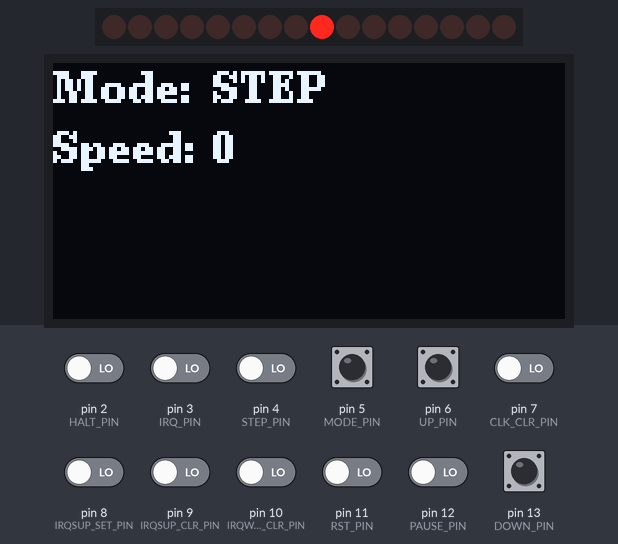
Bench run of a sketch on a simulated Arduino Uno, built with avr-gcc and run on an emulated ATmega328P. Parts: 16 shift-register outputs drawn as a row of LEDs (first output left, lit = HIGH), 128×64 one-colour display. Wiring (inferred from the names in the program): 2 × shift register (74HC595): data A2; shift clock A1; latch A0. Wiring (inferred from the signals the program sends): row of LEDs: on Q0, Q1, Q2, Q3, Q4, Q5, Q6, Q7, Q8, Q9, Q10, Q11, Q12, Q13, Q14, Q15. The inputs (shaded band) are chosen by the test bench; at power-on: pin 2 (HALT_PIN), pin 3 (IRQ_PIN), pin 4 (STEP_PIN), pin 5 (MODE_PIN), pin 6 (UP_PIN), pin 7 (CLK_CLR_PIN), pin 8 (IRQSUP_SET_PIN), pin 9 (IRQSUP_CLR_PIN), pin 10 (IRQWAIT_CLR_PIN), pin 11 (RST_PIN), pin 12 (PAUSE_PIN), pin 13 (DOWN_PIN) LOW. What the sketch prints to the serial monitor is not drawn.

Above: at 2.9 s.
3.0 s: pin 5 (MODE_PIN) pulled HIGH for 0.15 s
At 4.8 s:
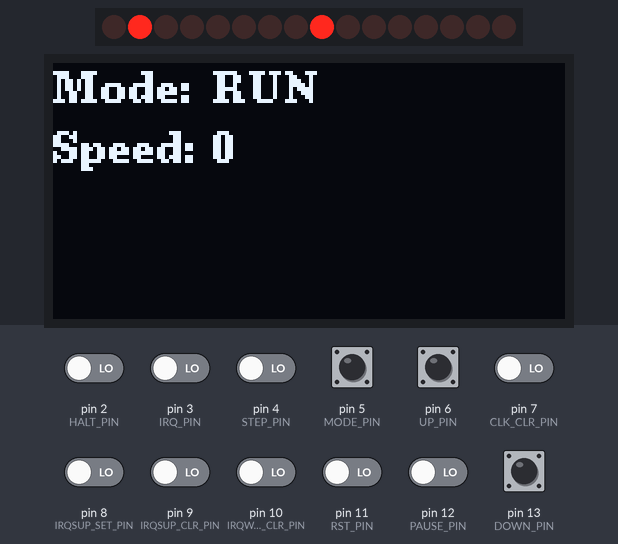
6.1 s: pin 6 (UP_PIN) pulled HIGH for 0.15 s
At 6.8 s:
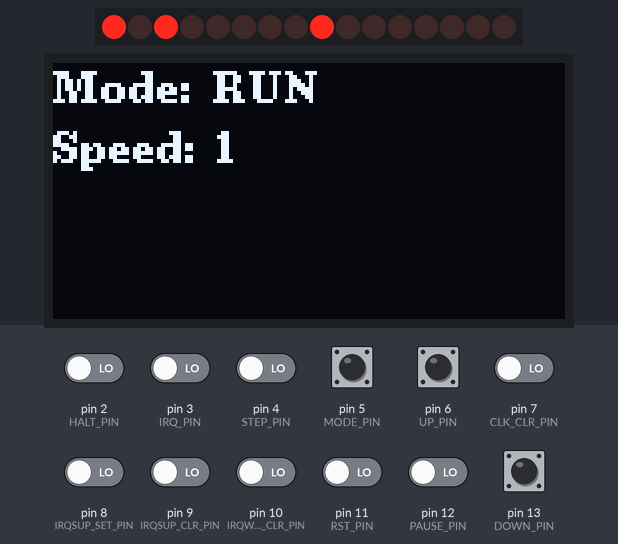
9.2 s: pin 12 (PAUSE_PIN) driven HIGH
At 10.4 s:
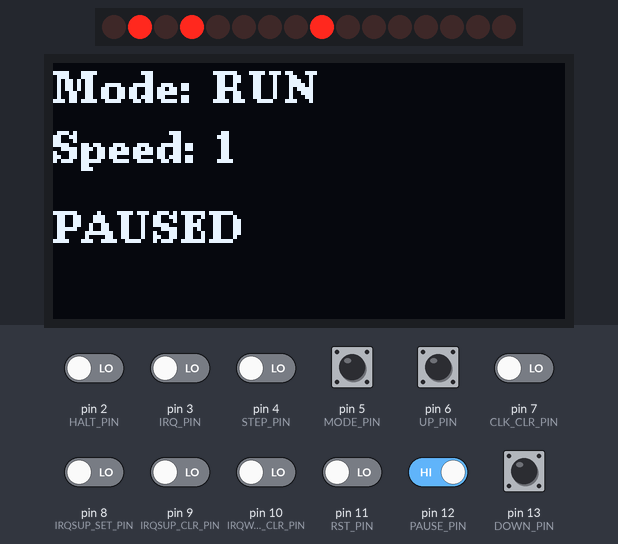
10.7 s: pin 12 (PAUSE_PIN) driven LOW
At 11.0 s:
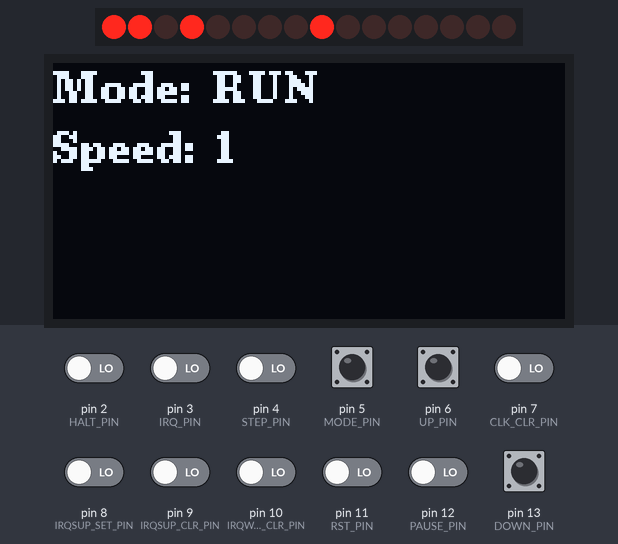
13.7 s: pin 3 (IRQ_PIN) driven HIGH
At 16.6 s:
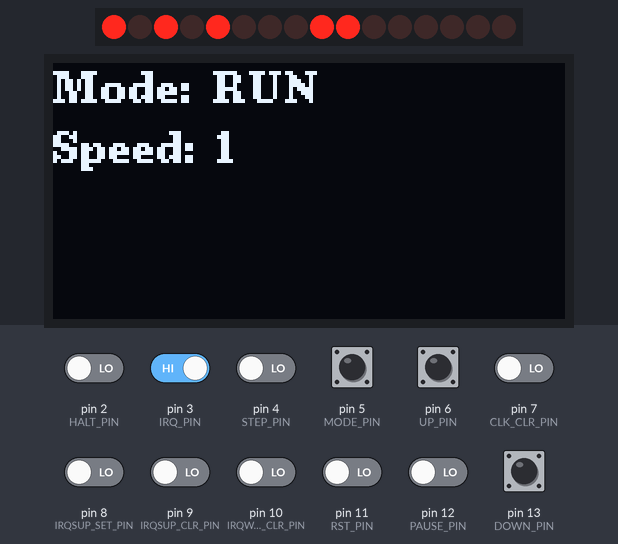
16.7 s: pin 11 (RST_PIN) driven HIGH
At 17.3 s:
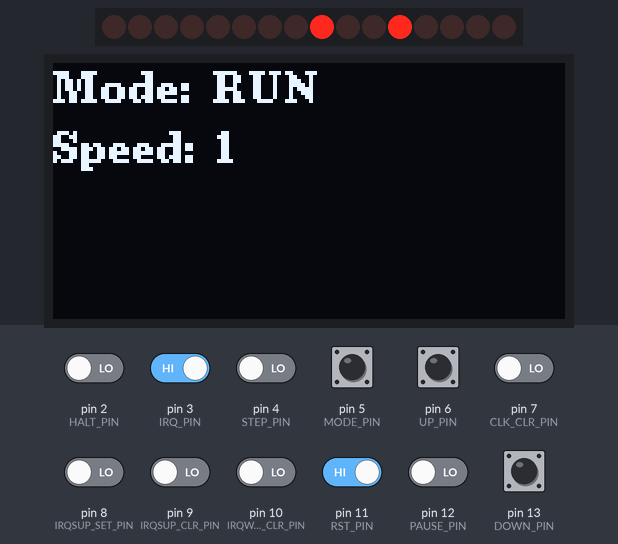
Timing chart, 0 to 20.7 s (numbered marks = the images above; inputs shaded):
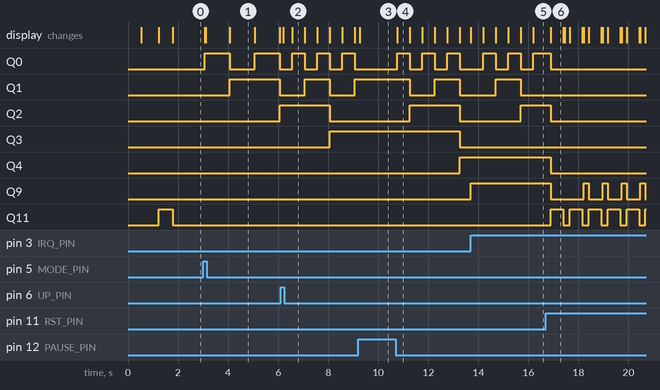

Measured:
- after the input at 3.0 s, Q0: alternates HIGH for 1.0 s and LOW for 1.0 s, starting after 0.06 s; Q1: LOW → HIGH after 1.1 s, → LOW 2.0 s later; Q2: LOW → HIGH after 3.1 s; the display: first changes after 0.06 s (image 1 shows a later state)
- after the input at 9.2 s, the display: changes after 0.07 s (image 3)
- after the input at 10.7 s, Q0: alternates HIGH for 0.50 s and LOW for 0.50 s, starting after 0.05 s; Q1: HIGH → LOW after 0.55 s, → HIGH 1.0 s later, → LOW 1.0 s later; Q2: LOW → HIGH after 0.55 s, → LOW 2.0 s later; Q3: HIGH → LOW after 2.6 s; Q4: LOW → HIGH after 2.6 s; the display: first changes after 0.05 s (image 4 shows a later state)
- after the input at 13.7 s, the display: first changes at once (image 5 shows a later state)
- after the input at 16.7 s, the display: changes after 0.20 s (image 6)
- what the display in image 1 shows lasts 1.0 s, from 4.1 s to 5.1 s
- what the display in image 2 shows lasts 0.5 s, from 6.6 s to 7.1 s

The sketch:

CLK.ino
```cpp
#include <avr/power.h>
#include <U8g2lib.h>

#define NUMBER_OF_TIMES_TO_CHECK_BUTTON_PIN 5
#define NUMBER_OF_TIMES_TO_CHECK_IRQ_BUTTON_PIN 20
#define NUMBER_OF_TIMES_TO_CHECK_RST_BUTTON_PIN 20
#define NUMBER_OF_TIMES_TO_CHECK_CLK_CLR_PIN 2
#define BUTTON_PRESSED_ABOVE 512
#define SHIFT_ENABLE_PIN    A0
#define SHIFT_CLK_PIN       A1
#define SHIFT_DATA_PIN      A2
#define MODE_PIN 5
#define UP_PIN 6
#define DOWN_PIN 13
#define STEP_PIN 4
#define IRQ_PIN 3
#define RST_PIN 11
#define IRQWAIT_CLR_PIN 10
#define IRQSUP_CLR_PIN 9
#define IRQSUP_SET_PIN 8
#define CLK_CLR_PIN 7
#define PAUSE_PIN 12
#define HALT_PIN 2

#define MODE_NULL 0
#define MODE_RUN 1
#define MODE_STEP 2

#define NUMBER_OF_CLK_PINS 8

#define MAX_CLOCK_DELAYS 10
const int ClockDelay[MAX_CLOCK_DELAYS+1] = {1000, 500, 250, 125, 62, 31, 15, 8, 4, 2, 1};

uint32_t lastCheckModeButton = 0;
uint32_t lastCheckUpButton = 0;
uint32_t lastCheckDownButton = 0;
uint32_t lastCheckStepButton = 0;
uint8_t modeButtonCounter = 0;
uint8_t modeButtonPressedCounter = 0;
uint8_t upButtonCounter = 0;
uint8_t upButtonPressedCounter = 0;
uint8_t downButtonCounter = 0;
uint8_t downButtonPressedCounter = 0;
uint8_t stepButtonCounter = 0;
uint8_t irqButtonCounter = 0;
uint8_t rstButtonCounter = 0;
bool modeButtonPressed = false;
bool upButtonPressed = false;
bool downButtonPressed = false;
bool stepButtonPressed = false;
bool irqButtonPressed = false;
bool rstButtonPressed = false;
bool irqSupSetPressed = false;
bool irqSupClrPressed = false;
bool irqWaitClrPressed = false;
bool clkClrPressed = false;
bool irq = false;
bool irqWait = false;
bool irqSup = false;
bool clkClr = false;
bool rst = false;
bool haltFlag = false;
bool pauseFlag = false;
bool lastPausedFlag = true;
bool lastHaltFlag = true;
int mode = MODE_STEP;
int lastMode = MODE_NULL;
int clkSpeed = 0;
int lastClkSpeed = -1;
int clkInc = 0;
int irqWaitClrCounter = 0;
uint32_t lastClkInc = 0;

U8G2_SSD1306_128X64_NONAME_F_SW_I2C u8g2(U8G2_R0, SCL, SDA, U8X8_PIN_NONE);

void updateClk() {
  checkClkClr();
  clkInc++;
  if (clkInc > 255 || (clkClr && clkInc > 2)) { // The min step count is 3
    clkInc = 0;
    clkClr = false;
    if (irqWait && !irqSup) {
      irqWait = false;
      irq = true;
      irqSup = true;
    } else {
      if (irq) {
        irq = false;
      }
    }
  }
  updateShift();
}

void updateShift() {
  // Set the flag and clock
  uint8_t high = 0;
  if (rst)     high = high + 0b00001000;
  if (irq)     high = high + 0b00000100;
  if (irqWait) high = high + 0b00000010;
  if (irqSup)  high = high + 0b00000001;
  uint8_t low = clkInc & 0b11111111;
  digitalWrite(SHIFT_ENABLE_PIN, LOW);
  shiftOut(SHIFT_DATA_PIN, SHIFT_CLK_PIN, MSBFIRST, high);
  shiftOut(SHIFT_DATA_PIN, SHIFT_CLK_PIN, MSBFIRST, low);
  digitalWrite(SHIFT_ENABLE_PIN, HIGH);
  lastClkInc = millis();
  return;
}

void updateScreen() {
  if (lastMode != mode || lastClkSpeed != clkSpeed
      || pauseFlag != lastPausedFlag|| haltFlag != lastHaltFlag) {
    u8g2.clearBuffer();
    u8g2.setFont(u8g2_font_ncenB08_tr);
    u8g2.drawStr(0, 10, "Mode:");
    switch(mode) {
      case MODE_RUN:
        u8g2.drawStr(40, 10, "RUN");
        break;
      case MODE_STEP:
        u8g2.drawStr(40, 10, "STEP");
        break;
      default:
        break;
    }
    u8g2.drawStr(0, 25, "Speed:");
    u8g2.drawStr(40, 25, String(clkSpeed).c_str());
    if (haltFlag) {
      u8g2.drawStr(0, 45, "HALTED");
    } else if (pauseFlag) {
      u8g2.drawStr(0, 45, "PAUSED");
    }
    u8g2.sendBuffer();
    lastMode = mode;
    lastClkSpeed = clkSpeed;
    lastPausedFlag = pauseFlag;
    lastHaltFlag = haltFlag;
  }
}

void reset() {
  Serial.println("Reset...");
  delay(200);
  clkInc = 0;
  rst = true;
  irq = false;
  irqWait = false;
  irqSup = true;
  updateShift();
  delay(500);
  lastCheckModeButton = 0;
  lastCheckUpButton = 0;
  lastCheckDownButton = 0;
  lastCheckStepButton = 0;
  modeButtonCounter = 0;
  modeButtonPressedCounter = 0;
  upButtonCounter = 0;
  upButtonPressedCounter = 0;
  downButtonCounter = 0;
  downButtonPressedCounter = 0;
  stepButtonCounter = 0;
  irqButtonCounter = 0;
  rstButtonCounter = 0;
  rst = false;
  irq = false;
  irqWait = false;
  irqSup = true;
  clkClr = false;
  clkInc = 0;
  clkSpeed = 0;
  mode = MODE_STEP;
  lastClkSpeed = -1;
  lastMode = MODE_NULL;
  updateShift();
  updateScreen();
}

void setup() {
  clock_prescale_set(clock_div_2); // Clock running at 32Mhz. Comment out if standard 16Mhz.
  Serial.begin(115200);
  while(!Serial);
  delay(500);
  Serial.println("Starting...");

  u8g2.begin();

  pinMode(SHIFT_ENABLE_PIN, OUTPUT);
  pinMode(SHIFT_CLK_PIN, OUTPUT);
  pinMode(SHIFT_DATA_PIN, OUTPUT);
  digitalWrite(SHIFT_ENABLE_PIN, LOW);
  shiftOut(SHIFT_DATA_PIN, SHIFT_CLK_PIN, MSBFIRST, clkInc);
  digitalWrite(SHIFT_ENABLE_PIN, HIGH);

  // Set up the control pins
  pinMode(MODE_PIN, INPUT);
  pinMode(UP_PIN, INPUT);
  pinMode(DOWN_PIN, INPUT);
  pinMode(STEP_PIN, INPUT);
  pinMode(CLK_CLR_PIN, INPUT);
  pinMode(IRQ_PIN, INPUT);
  pinMode(IRQWAIT_CLR_PIN, INPUT);
  pinMode(IRQSUP_SET_PIN, INPUT);
  pinMode(IRQSUP_CLR_PIN, INPUT);
  pinMode(RST_PIN, INPUT);
  pinMode(PAUSE_PIN, INPUT);
  pinMode(HALT_PIN, INPUT);

  // Reset the system
  delay(500);
  reset();
}


void checkModeButton() {
  if (digitalRead(MODE_PIN)) {
    if (!modeButtonPressed) {
      modeButtonCounter++;
      if (modeButtonCounter > NUMBER_OF_TIMES_TO_CHECK_BUTTON_PIN) {
        if (mode == MODE_RUN) {
          mode = MODE_STEP;
        } else {
          mode = MODE_RUN;
        }
        modeButtonPressed = true;
        modeButtonCounter = 0;
      }
    }
  } else {
    if (modeButtonPressed) {
      modeButtonPressed = false;
      modeButtonCounter = 0;
    }
  }
  lastCheckModeButton = millis();
}

void checkUpButton() {
  if (digitalRead(UP_PIN)) {
    if (!upButtonPressed) {
      upButtonCounter++;
      if (upButtonCounter > NUMBER_OF_TIMES_TO_CHECK_BUTTON_PIN) {
        upButtonPressed = true;
        upButtonCounter = 0;
        clkSpeed = clkSpeed + 1;
        if (clkSpeed > MAX_CLOCK_DELAYS) {
          clkSpeed = MAX_CLOCK_DELAYS;
        }
      }
    } else {
      upButtonPressedCounter++;
      if (upButtonPressedCounter > 50) {
        clkSpeed = clkSpeed + 1;
        if (clkSpeed > MAX_CLOCK_DELAYS) {
          clkSpeed = MAX_CLOCK_DELAYS;
        }
        upButtonPressedCounter = 0;
      }
    }
  } else {
    if (upButtonPressed) {
      upButtonCounter++;
      if (upButtonCounter > NUMBER_OF_TIMES_TO_CHECK_BUTTON_PIN) {
        upButtonPressed = false;
        upButtonCounter = 0;
        upButtonPressedCounter = 0;
      }
    }
  }
  lastCheckUpButton = millis();
}

void checkDownButton() {
  if (digitalRead(DOWN_PIN)) {
    if (!downButtonPressed) {
      downButtonCounter++;
      if (downButtonCounter > NUMBER_OF_TIMES_TO_CHECK_BUTTON_PIN) {
        downButtonPressed = true;
        downButtonCounter = 0;
        clkSpeed = clkSpeed - 1;
        if (clkSpeed < 0) {
          clkSpeed = 0;
        }
      }
    } else {
      downButtonPressedCounter++;
      if (downButtonPressedCounter > 50) {
        clkSpeed = clkSpeed - 1;
        if (clkSpeed < 0) {
          clkSpeed = 0;
        }
        downButtonPressedCounter = 0;
      }
    }
   } else {
    if (downButtonPressed) {
      downButtonCounter++;
      if (downButtonCounter > NUMBER_OF_TIMES_TO_CHECK_BUTTON_PIN) {
        downButtonPressed = false;
        downButtonCounter = 0;
        downButtonPressedCounter = 0;
      }
    }
   }
   lastCheckDownButton = millis();
}

void checkStepButton() {
  if (mode == MODE_STEP) {
    if (digitalRead(STEP_PIN)) {
      if (!stepButtonPressed) {
        stepButtonCounter++;
        if (stepButtonCounter > NUMBER_OF_TIMES_TO_CHECK_BUTTON_PIN) {
          updateClk();
          stepButtonPressed = true;
          stepButtonCounter = 0;
        }
      }
    } else {
     if (stepButtonPressed) {
       stepButtonCounter++;
       if (stepButtonCounter > NUMBER_OF_TIMES_TO_CHECK_BUTTON_PIN) {
         stepButtonPressed = false;
         stepButtonCounter = 0;
       }
      }
    }
  }
   lastCheckStepButton = millis();
}

void checkIrqButton() {
  if (!irqWait) {
    if (digitalRead(IRQ_PIN)) {
      if (!irqButtonPressed) {
        irqButtonPressed = true;
        irqButtonCounter = 0;
      } else {
        irqButtonCounter++;
        if (irqButtonCounter > NUMBER_OF_TIMES_TO_CHECK_IRQ_BUTTON_PIN) {
          irqButtonCounter = 0;
          irqWait = true;
          updateShift();
        }
      }
    }
  } else {
    if (irqButtonPressed) {
      irqButtonCounter++;
      if (irqButtonCounter > NUMBER_OF_TIMES_TO_CHECK_IRQ_BUTTON_PIN) {
        irqButtonPressed = false;
        irqButtonCounter = 0;
      }
    }
  }
}

void checkRstButton() {
  if (digitalRead(RST_PIN)) {
    if (!rstButtonPressed) {
      rstButtonPressed = true;
      rstButtonCounter = 0;
    } else {
      rstButtonCounter++;
      if (rstButtonCounter > NUMBER_OF_TIMES_TO_CHECK_RST_BUTTON_PIN) {
        rstButtonCounter = 0;
        reset();
      }
    }
  } else {
    if (rstButtonPressed) {
      rstButtonCounter++;
      if (rstButtonCounter > NUMBER_OF_TIMES_TO_CHECK_RST_BUTTON_PIN) {
        rstButtonPressed = false;
        rstButtonCounter = 0;
        updateShift();
      }
    }
  }
}

void checkIrqSupSet() {
  if (digitalRead(IRQSUP_SET_PIN)) {
    if (!irqSupSetPressed) {
      irqSup = true;
      irqSupSetPressed = true;
      updateShift();
    }
  } else {
    if (irqSupSetPressed) {
      irqSupSetPressed = false;
    }
  }
}

void checkIrqSupClr() {
  if (digitalRead(IRQSUP_CLR_PIN)) {
    if (!irqSupClrPressed) {
      irqSup = false;
      irqSupClrPressed = true;
      updateShift();
    }
  } else {
    if (irqSupClrPressed) {
      irqSupClrPressed = false;
    }
  }
}

void checkIrqWaitClr() {
  if (digitalRead(IRQWAIT_CLR_PIN)) {
    if (!irqWaitClrPressed) {
      irqWait = false;
      irqWaitClrPressed = true;
      updateShift();
    }
  } else {
    if (irqWaitClrPressed) {
      irqWaitClrPressed = false;
    }
  }
}

void checkClkClr() {
  if (digitalRead(CLK_CLR_PIN)) {
    if (!clkClrPressed) {
      clkClrPressed = true;
      clkClr = true;
    }
  } else {
    if (clkClrPressed) {
      clkClrPressed = false;
    }
  }
}

void checkPause() {
  if (digitalRead(PAUSE_PIN)) {
    pauseFlag = true;
    updateScreen();
    while(digitalRead(PAUSE_PIN)){}
    pauseFlag = false;
    updateScreen();
  }
}

void checkHalt() {
  if (digitalRead(HALT_PIN)) {
    haltFlag = true;
    updateScreen();
    while(true){} // Loop forever
  }
}

void loop() {
  checkHalt();
  checkPause();
  checkIrqSupClr();
  checkIrqSupSet();
  checkIrqWaitClr();
  if (millis() - lastCheckModeButton >= 10) {
    checkModeButton();
  }
  if (millis() - lastCheckUpButton >= 10) {
    checkUpButton();
  }
  if (millis() - lastCheckDownButton >= 10) {
    checkDownButton();
  }
  if (millis() - lastCheckStepButton >= 10) {
    checkStepButton();
  }
  checkIrqButton();
  checkRstButton();
  if (mode == MODE_RUN) {
    if (millis() - lastClkInc >= ClockDelay[clkSpeed]) {
      updateClk();
    }
  }
  updateScreen();
}
```
